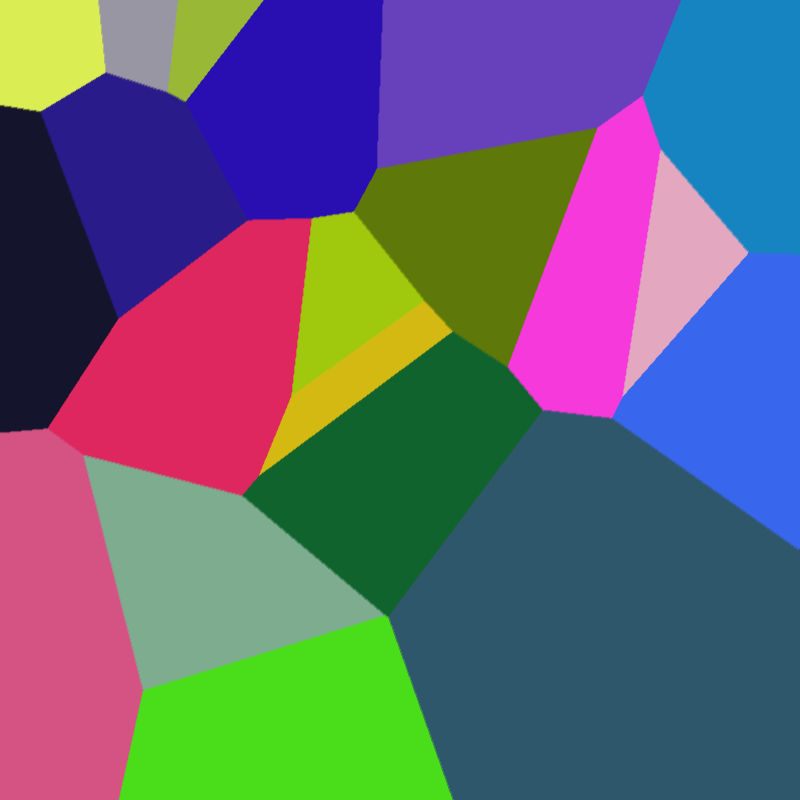
Frame 1 (no input)
Frame 2 (the mouse pressed at the canvas centre, redrawn once): identical to frame 1, image omitted

The Processing sketch that drew this single still picture (run headless with seeded random() and noise(); the mouse was pressed at the canvas centre and the sketch redrawn once):

// Processing sketch: Voronoi_Diagram
// ── Voronoi_Diagram.pde
ArrayList<PVector> rawpoints; 
ArrayList<colorPoint> points;
final int cnt=20;

void setup() {
  size(800, 800);
  rawpoints = new ArrayList<PVector>();
  points = new ArrayList<colorPoint>();
  for (int i=0; i<cnt; i++) {
  rawpoints.add(new PVector(random(width),random(height)));
  }
  
  
  for (PVector p : rawpoints) {
    color c=color(int(random(255)),int(random(255)),int(random(255)));
    colorPoint cp=new colorPoint(c,new PVector(p.x,p.y));
    points.add(cp);
  }
  strokeWeight(4);
}

void draw() {
  
  for (colorPoint p : points) {
    p.show();
  }
  
  
      for (float x=0; x<=width; x+=1) {
        for (float y=0; y<=height; y+=1) {
          float mind=2e15;
          colorPoint minp = new colorPoint();
          for (colorPoint p : points) {
            float d=dist(x,y,p.pos.x,p.pos.y);
           if (d<mind) {
             mind=d;
             minp=p;
           } 
          }
          stroke(minp.c);
          point(x,y);
      }
  }
  
  noLoop();
}
// ── colorPoint.pde
class colorPoint {
  color c;
  PVector pos;
  
  colorPoint(color c_, PVector pos_) {
    c=c_;
    pos=pos_;
  }
  
  colorPoint() {
   
  }
  
  void show() {
    stroke(c);
    point(pos.x,pos.y);
  }
}
